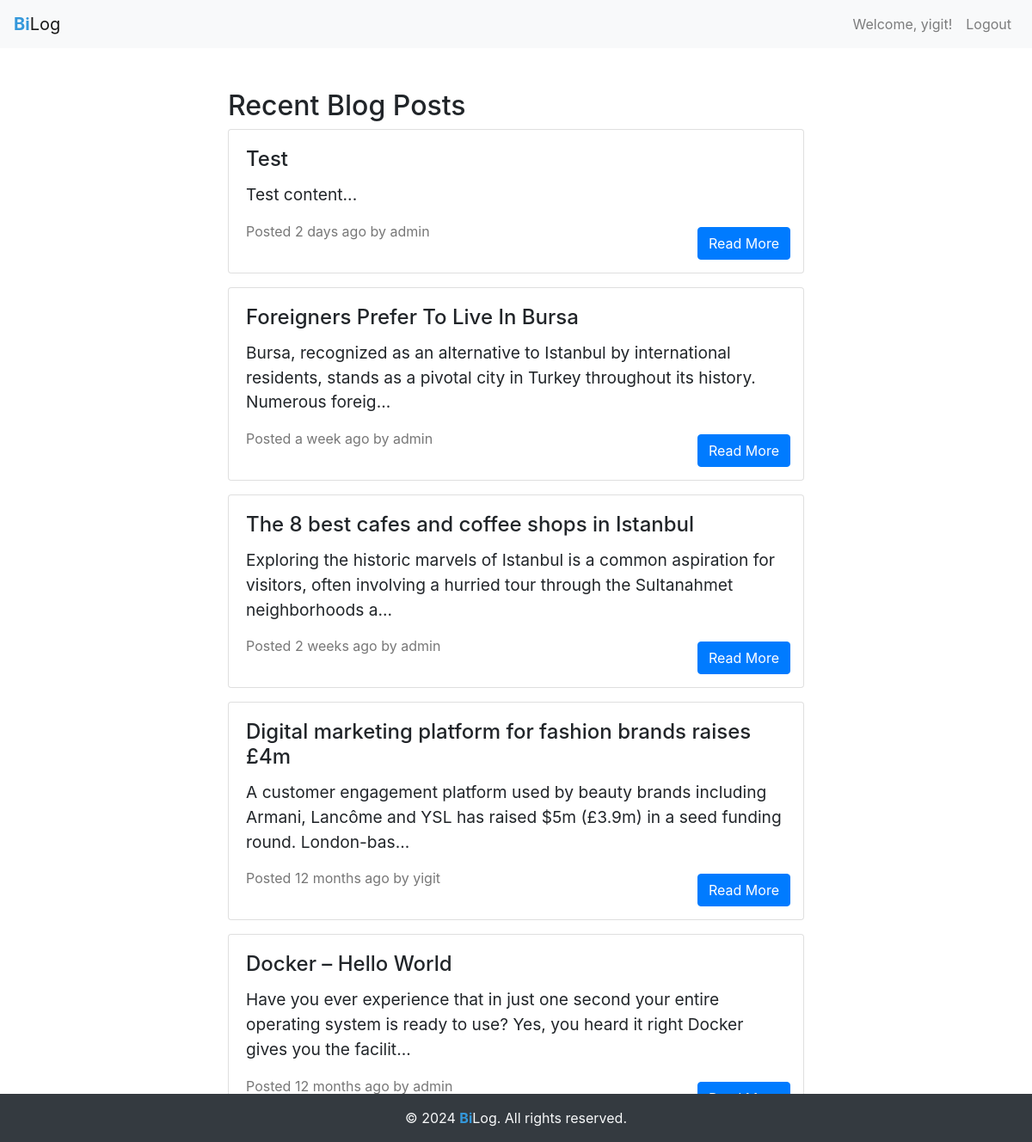
/ (signed in), run on the app's committed database.
### tables this page shows
CREATE TABLE `blog_posts` (
  `id` int(11) NOT NULL,
  `title` varchar(255) NOT NULL,
  `content` text NOT NULL,
  `author` varchar(100) NOT NULL,
  `category` varchar(50) NOT NULL,
  `post_timestamp` timestamp NOT NULL DEFAULT current_timestamp(),
  `image_url` varchar(255) DEFAULT NULL
);

### index.php (the view, shortened to what this page needs)
<?php
include('connect_db.php');
include('incs/header.php');
function timeAgo($time_ago){
    $cur_time   = time();
    $time_elapsed   = $cur_time - $time_ago;
    $seconds    = $time_elapsed ;
    $minutes    = round($time_elapsed / 60 );
    $hours      = round($time_elapsed / 3600);
    $days       = round($time_elapsed / 86400 );
    $weeks      = round($time_elapsed / 604800);
    $months     = round($time_elapsed / 2600640 );
    $years      = round($time_elapsed / 31207680 );
    if ($seconds <= 60) {
        return "$seconds seconds ago";
    }
    else if ($minutes <= 60) {
        if ($minutes == 1) {
            return "one minute ago";
        } else {
            return "$minutes minutes ago";
        }
    }
    else if ($hours <= 24) {
        if ($hours == 1) {
            return "an hour ago";
        } else {
            return "$hours hours ago";
        }
    }
    else if ($days <= 7) {
        if ($days == 1) {
            return "yesterday";
        } else {
            return "$days days ago";
        }
    }
    else if ($weeks <= 4.3) {
        if ($weeks == 1) {
            return "a week ago";
        } else {
            return "$weeks weeks ago";
        }
    }
    else if ($months <= 12) {
        if ($months == 1) {
            return "a month ago";
        } else {
            return "$months months ago";
        }
    }
    else {
        if ($years == 1) {
            return "one year ago";
        } else {
            return "$years years ago";
        }
    }
}
$postsQuery = $mysqli->query("SELECT id, title, content, author, post_timestamp FROM blog_posts ORDER BY post_timestamp DESC LIMIT 5");
$recentPosts = $postsQuery->fetch_all(MYSQLI_ASSOC);
?>
<!DOCTYPE html>
<html lang="en">
<head>
    <link rel="stylesheet" href="/css/style.css">
    <link rel="stylesheet" href="https://stackpath.bootstrapcdn.com/bootstrap/4.5.2/css/bootstrap.min.css">
</head>
<body>
<div class="container mt-5" style="max-width: 700px;">
    <h2>Recent Blog Posts</h2>
    <?php foreach ($recentPosts as $post) : ?>
        <div class="card mb-3">
            <div class="card-body">
                <h5 class="card-title"><?php echo $post['title']; ?></h5>
                <p class="card-content"><?php echo substr($post['content'], 0, 150) . '...'; ?></p>
                <p class="card-time">Posted <?php echo timeAgo(strtotime($post['post_timestamp'])); ?> by <?php echo $post['author']; ?></p>
                <a href="view.php?id=<?php echo $post['id']; ?>" class="btn btn-primary read-more-btn">Read More</a>
            </div>
        </div>
    <?php endforeach; ?>
</div>
</body>
</html>
<?php include('incs/footer.php'); ?>

### css/style.css (style rules this page uses)
.container { max-width: 600px; }
.card-title { font-size: 1.5em; }
.card-content { font-size: 1.2em; margin-top: 10px; }
.card-time { color: #777; margin-top: 10px; }
.read-more-btn { position: absolute; bottom: 15px; right: 15px; }

### data on the page
blog_posts: title "Test", content "Test content", post_timestamp "2 days ago", author "admin"
blog_posts: title "Foreigners Prefer To Live In Bursa", content "Bursa, recognized as an alternative to Istanbul by international residents, stands as a pivotal city in Turkey throughout its history. Numerous foreig", post_timestamp "a week ago", author "admin"
blog_posts: title "The 8 best cafes and coffee shops in Istanbul", content "Exploring the historic marvels of Istanbul is a common aspiration for visitors, often involving a hurried tour through the Sultanahmet neighborhoods a", post_timestamp "2 weeks ago", author "admin"
blog_posts: title "Digital marketing platform for fashion brands raises £4m", content "A customer engagement platform used by beauty brands including Armani, Lancôme and YSL has raised $5m (£3.9m) in a seed funding round. London-bas", post_timestamp "12 months ago", author "yigit"
blog_posts: title "Docker – Hello World", content "Have you ever experience that in just one second your entire operating system is ready to use? Yes, you heard it right Docker gives you the facilit", post_timestamp "12 months ago", author "admin"

### other printed values
$_SESSION['username'] "yigit"
